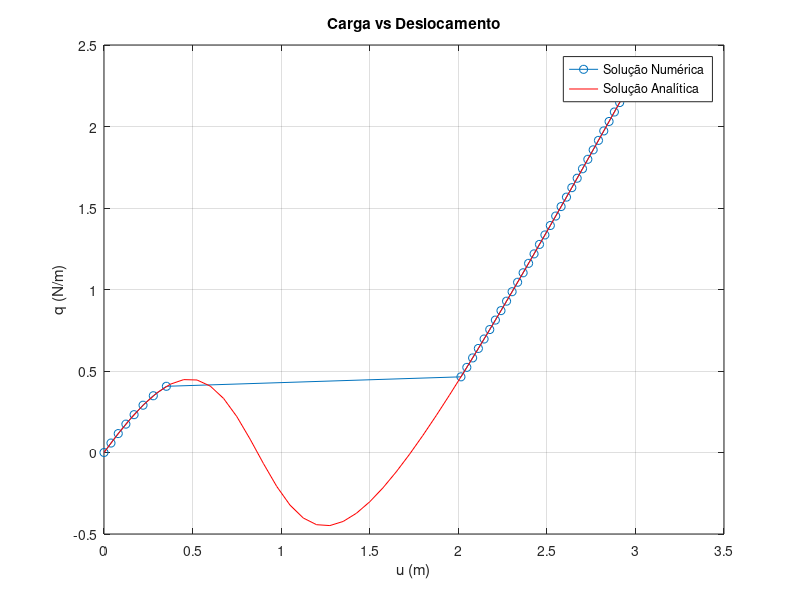

The MATLAB script that drew this image:
clear all
close all
clc

% Dados
A = 1;
L_0 = 1;
E = 1;
beta_0 = pi / 3;

% Parametros numericos
tolerance = 1e-3;
residual = 10;
max_iterations = 40;

% Carga
q = 2.321;
ncarga = 40;

q_i = linspace(0, q, ncarga + 1);

u = zeros(ncarga, 1);

for n = 1:ncarga

    w = 0;

    u_aux = u(n);


    while abs(residual) > tolerance && w < max_iterations

        L = sqrt(u_aux^2 - 2 * L_0 * sin(beta_0) * u_aux + L_0^2);

        beta = asin((L_0 * sin(beta_0) - u_aux) / L);

        N = (A * E / L_0) * (L_0 - L);

        f = 2 * N * sin(beta);

        k = 2 * N * ((cos(beta)^3) / (L_0 * cos(beta_0))) + 2 * (A * E / L_0) * sin(beta)^2;

        residual = q_i(n + 1) - f;

        delta_u = (1 / k) * residual;

        u_aux = u_aux + delta_u;

        w++;
    end

    u(n + 1) = u_aux;
    residual = 10;

end

% Solução analitica
q_anal = zeros(1, ncarga + 1);
u_anal = linspace(0, u(end), ncarga + 1);

for i = 1:length(u_anal)

    q_anal(i) = 2 * (A * E / L_0) * (L_0*sin(beta_0) - u_anal(i)) * ((1/sqrt((u_anal(i)/L_0)^2 - 2*(sin(beta_0)/L_0)*u_anal(i) +1)) - 1);

end

% Plot the results
figure(1)
plot(u, q_i, 'o-', 'DisplayName', 'Solução Numérica')
hold on
plot(u_anal, q_anal, 'r-', 'DisplayName', 'Solução Analítica')
hold off
xlabel('u (m)')
ylabel('q (N/m)')
title('Carga vs Deslocamento')
legend('show')
grid on

% Save the results in csv format
headers = {'Displacement (m)', 'Load (N/m)'};
fid = fopen('main_1.csv', 'w');
fprintf(fid, '%s,%s\n', headers{1}, headers{2});
fclose(fid);
dlmwrite('main_1.csv', [u, q_i.'], '-append');
% Save the figure
saveas(gcf, 'main_1.png')
